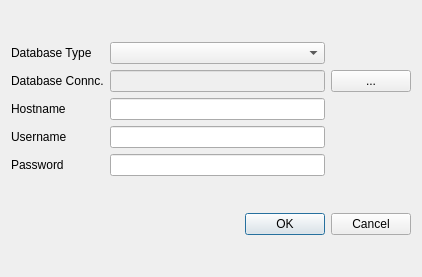
<?xml version="1.0" encoding="UTF-8"?>
<ui version="4.0">
 <class>PreferencesDialog</class>
 <widget class="QDialog" name="PreferencesDialog">
  <property name="geometry">
   <rect>
    <x>0</x>
    <y>0</y>
    <width>422</width>
    <height>277</height>
   </rect>
  </property>
  <property name="maximumSize">
   <size>
    <width>422</width>
    <height>277</height>
   </size>
  </property>
  <property name="windowTitle">
   <string>Dialog</string>
  </property>
  <layout class="QVBoxLayout" name="verticalLayout">
   <item>
    <layout class="QGridLayout" name="gridLayout">
     <item row="1" column="2">
      <widget class="QComboBox" name="comboBoxDatabaseType">
       <property name="enabled">
        <bool>true</bool>
       </property>
      </widget>
     </item>
     <item row="5" column="2">
      <widget class="QLineEdit" name="lineEditPassword">
       <property name="enabled">
        <bool>true</bool>
       </property>
      </widget>
     </item>
     <item row="2" column="3">
      <widget class="QPushButton" name="pushButtonDBForceFileDialog">
       <property name="enabled">
        <bool>true</bool>
       </property>
       <property name="text">
        <string>...</string>
       </property>
      </widget>
     </item>
     <item row="5" column="0">
      <widget class="QLabel" name="labelPassword">
       <property name="text">
        <string>Password</string>
       </property>
       <property name="buddy">
        <cstring>lineEditPassword</cstring>
       </property>
      </widget>
     </item>
     <item row="2" column="2">
      <widget class="QLineEdit" name="lineEditDatabaseConnection">
       <property name="enabled">
        <bool>false</bool>
       </property>
      </widget>
     </item>
     <item row="4" column="0">
      <widget class="QLabel" name="labelUserName">
       <property name="text">
        <string>Username</string>
       </property>
       <property name="buddy">
        <cstring>lineEditUserName</cstring>
       </property>
      </widget>
     </item>
     <item row="1" column="0">
      <widget class="QLabel" name="labelDatabaseType">
       <property name="text">
        <string>Database Type</string>
       </property>
       <property name="buddy">
        <cstring>comboBoxDatabaseType</cstring>
       </property>
      </widget>
     </item>
     <item row="4" column="2">
      <widget class="QLineEdit" name="lineEditUserName">
       <property name="enabled">
        <bool>true</bool>
       </property>
      </widget>
     </item>
     <item row="2" column="0">
      <widget class="QLabel" name="labelDatabaseConnection">
       <property name="text">
        <string>Database Connc.</string>
       </property>
       <property name="buddy">
        <cstring>lineEditDatabaseConnection</cstring>
       </property>
      </widget>
     </item>
     <item row="3" column="2">
      <widget class="QLineEdit" name="lineEditHostName">
       <property name="enabled">
        <bool>true</bool>
       </property>
      </widget>
     </item>
     <item row="3" column="0">
      <widget class="QLabel" name="labelHostName">
       <property name="text">
        <string>Hostname</string>
       </property>
       <property name="buddy">
        <cstring>lineEditHostName</cstring>
       </property>
      </widget>
     </item>
    </layout>
   </item>
   <item>
    <widget class="QDialogButtonBox" name="buttonBox">
     <property name="orientation">
      <enum>Qt::Horizontal</enum>
     </property>
     <property name="standardButtons">
      <set>QDialogButtonBox::Cancel|QDialogButtonBox::Ok</set>
     </property>
    </widget>
   </item>
  </layout>
 </widget>
 <tabstops>
  <tabstop>comboBoxDatabaseType</tabstop>
  <tabstop>lineEditDatabaseConnection</tabstop>
  <tabstop>pushButtonDBForceFileDialog</tabstop>
  <tabstop>lineEditHostName</tabstop>
  <tabstop>lineEditUserName</tabstop>
  <tabstop>lineEditPassword</tabstop>
 </tabstops>
 <resources/>
 <connections>
  <connection>
   <sender>buttonBox</sender>
   <signal>accepted()</signal>
   <receiver>PreferencesDialog</receiver>
   <slot>accept()</slot>
   <hints>
    <hint type="sourcelabel">
     <x>248</x>
     <y>254</y>
    </hint>
    <hint type="destinationlabel">
     <x>157</x>
     <y>274</y>
    </hint>
   </hints>
  </connection>
  <connection>
   <sender>buttonBox</sender>
   <signal>rejected()</signal>
   <receiver>PreferencesDialog</receiver>
   <slot>reject()</slot>
   <hints>
    <hint type="sourcelabel">
     <x>316</x>
     <y>260</y>
    </hint>
    <hint type="destinationlabel">
     <x>286</x>
     <y>274</y>
    </hint>
   </hints>
  </connection>
 </connections>
</ui>
